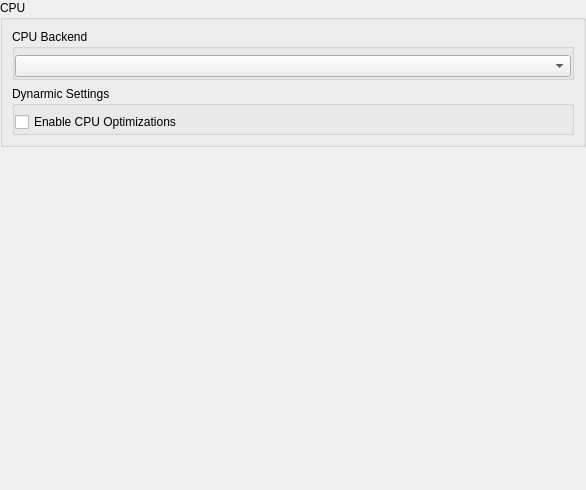
           <widget class="QWidget" name="cpu_scroll_contents">
            <property name="geometry">
             <rect>
              <x>0</x>
              <y>0</y>
              <width>586</width>
              <height>490</height>
             </rect>
            </property>
            <layout class="QVBoxLayout" name="cpu_tab_content_layout">
             <property name="spacing">
              <number>9</number>
             </property>
             <property name="leftMargin">
              <number>0</number>
             </property>
             <property name="topMargin">
              <number>0</number>
             </property>
             <property name="rightMargin">
              <number>0</number>
             </property>
             <property name="bottomMargin">
              <number>0</number>
             </property>
             <item>
              <widget class="QGroupBox" name="gb_cpu_emulation_section">
               <property name="title">
                <string>CPU</string>
               </property>
               <layout class="QVBoxLayout" name="gb_cpu_emulation_section_layout">
                <property name="spacing">
                 <number>6</number>
                </property>
                <item>
                 <widget class="QGroupBox" name="gb_cpu_backend">
                  <property name="title">
                   <string>CPU Backend</string>
                  </property>
                  <property name="flat">
                   <bool>true</bool>
                  </property>
                  <layout class="QVBoxLayout" name="gb_cpu_backend_layout">
                   <property name="leftMargin">
                    <number>0</number>
                   </property>
                   <property name="topMargin">
                    <number>6</number>
                   </property>
                   <property name="rightMargin">
                    <number>0</number>
                   </property>
                   <property name="bottomMargin">
                    <number>0</number>
                   </property>
                   <item>
                    <widget class="QComboBox" name="cpu_backend_box"/>
                   </item>
                  </layout>
                 </widget>
                </item>
                <item>
                 <widget class="QGroupBox" name="gb_cpu_optimizations">
                  <property name="title">
                   <string>Dynarmic Settings</string>
                  </property>
                  <property name="flat">
                   <bool>true</bool>
                  </property>
                  <layout class="QVBoxLayout" name="gb_cpu_optimizations_layout">
                   <property name="leftMargin">
                    <number>0</number>
                   </property>
                   <property name="topMargin">
                    <number>6</number>
                   </property>
                   <property name="rightMargin">
                    <number>0</number>
                   </property>
                   <property name="bottomMargin">
                    <number>0</number>
                   </property>
                   <item>
                    <widget class="QCheckBox" name="cpu_opt">
                     <property name="text">
                      <string>Enable CPU Optimizations</string>
                     </property>
                    </widget>
                   </item>
                  </layout>
                 </widget>
                </item>
               </layout>
              </widget>
             </item>
             <item>
              <spacer name="cpu_tab_content_spacer">
               <property name="orientation">
                <enum>Qt::Orientation::Vertical</enum>
               </property>
               <property name="sizeHint" stdset="0">
                <size>
                 <width>20</width>
                 <height>40</height>
                </size>
               </property>
              </spacer>
             </item>
            </layout>
           </widget>
